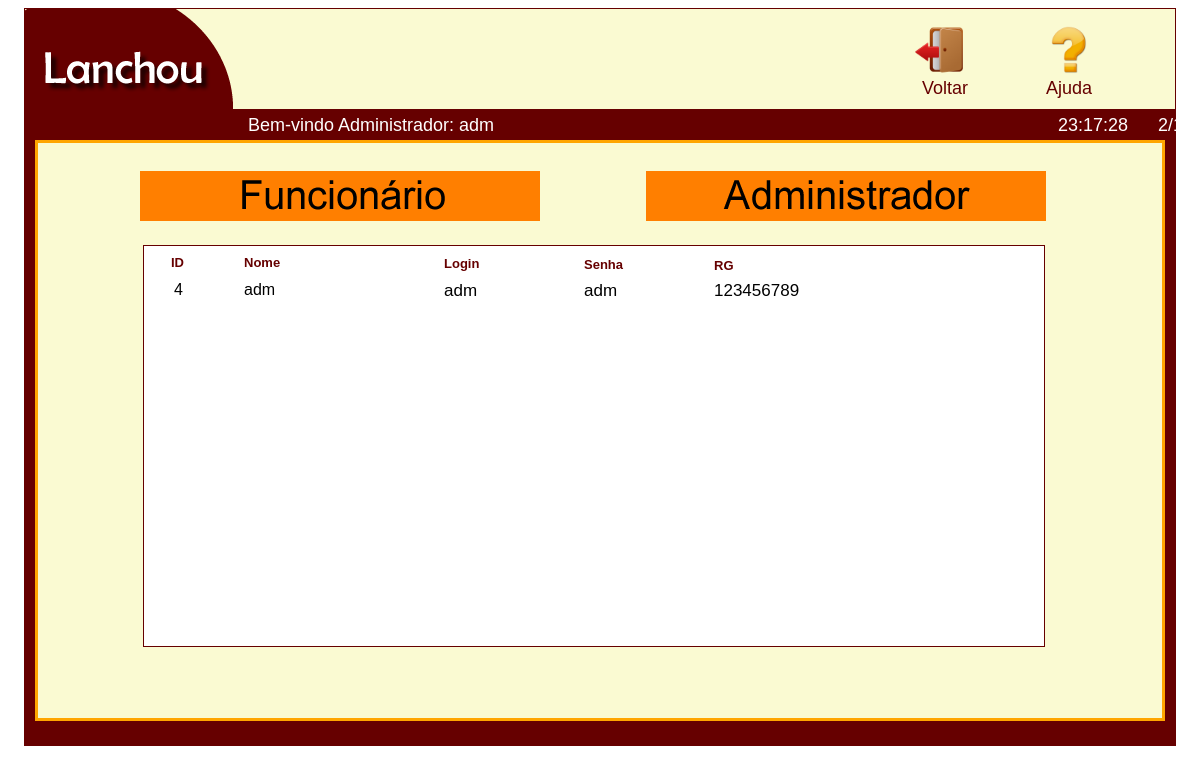
Page /alterarfunc2.php (signed in) on the committed database.
### tables this page shows
CREATE TABLE `cadastro` (
  `id` int(11) NOT NULL,
  `nome` varchar(50) NOT NULL,
  `login` varchar(50) NOT NULL,
  `senha` varchar(50) NOT NULL,
  `rg` int(11) NOT NULL
);

### alterarfunc2.php (the view, shortened to what this page needs)
<?php
include('con_bd.php');
$u = mysqli_query($con,"SELECT*FROM cadastro");
?>
<!DOCTYPE html>
<html lang="pt-br">
<head>
	<link rel="stylesheet" type="text/css" href="css/estoqueg.css"/>
</head>
<body onload="time()">
<div id="inicio">
<img src="img/lanchou5.png">
<div id="blo">
<a href="ajuda.php"><img class="img" src="img/int.png"></a>
<a href="ajuda.php" class="ajuda">Ajuda</a>
</div>
<div id="blo2">
<a href="gerente.php"><img class="img" src="img/sair.png"></a>
<a href="gerente.php" class="voltar">Voltar</a>
</div>
</div>
<div id="data"></div>
<div id="hora"></div>
<div id="fim">
<div id="fim2">
<div id="aparece">
<?php
       $aparecelogo = $_SESSION['login'];
      echo "Bem-vindo Administrador: $aparecelogo";
?>
</div>
  <br>
<a href="alterarfunc.php"><img class="ff" src="img/func2.fw.png"></a>
<a href="alterarfunc2.php"><img class="ff" src="img/adm2.fw.png"></a>
     <div id="caixa">
    <h1 class="a">ID</h1>
    <h1 class="b">Nome</h1>
    <h1 class="c">Login</h1>
    <h1 class="d">Senha</h1>
	<h1 class="e">RG</h1>
    <?php
    while($linha = mysqli_fetch_array ($u)){
        $id = $linha['id'];
        $nome = $linha['nome'];
        $login = $linha['login'];
        $senha = $linha['senha'];
		$rg = $linha['rg'];
    ?>
    <div id="php">
    <?php echo "$id" ?>
    </div>
    <div id="php2">
    <?php echo "$nome" ?>
    </div>
    <div id="php3">
    <?php echo "$login" ?>
    </div>
    <div id="php4">
    <?php echo "$senha" ?>
    </div>
   <div id="php5">
    <?php echo "$rg" ?>
    </div>
    <?php } ?>
          </div>
</div>
</div>
</body>
</html>

### css/estoqueg.css (style rules this page uses)
body { background-color:; }
#inicio { width:1150px; height:100px; margin:auto; border:1px solid #660000; border-bottom:25px solid #660000; background-color:#FAFAD2; }
#fim { width:1150px; height:610px; margin:auto; border:1px solid #660000; background-color:#660000; }
#fim2 { width:1124px; height:575px; margin-left:10px; margin-top:5px; background-color:#FAFAD2; border:3px solid #FFA500; }
#caixa { width:900px; height:400px; border:1px solid #660000; margin-top:20px; margin-left:105px; float:left; position:absolute; background-color:white; }
#hora { position:absolute; margin-left:1050px; color:white; margin-top:-19px; font-family:arial; font-size:18px; }
#data { position:absolute; margin-left:1150px; color:white; margin-top:-19px; font-family:arial; font-size:18px; }
h1 { font-family:arial; font-size:13px; margin-left:27px; color:#660000; }
.b { margin-top:-23px; margin-left: 100px; }
.c { margin-top:-23px; margin-left:300px; }
.d { margin-top:-23px; margin-left:440px; }
.e { margin-top:-23px; margin-left:570px; }
#php { font-family:arial; font-size:16px; margin-left:30px; }
#php2 { font-family:arial; font-size:16px; border:0px solid #000; width:100px; height:20px; margin-left:100px; margin-top:-18px; width:170px; }
#php3 { font-family:arial; font-size:17px; border:px solid #000; width:100px; height:20px; margin-left:300px; margin-top:-20px; }
#php4 { font-family:arial; font-size:17px; border:px solid #000; width:100px; height:20px; margin-left:440px; margin-top:-20px; }
#php5 { font-family:arial; font-size:17px; border:px solid #000; width:100px; height:20px; margin-left:570px; margin-top:-20px; }
.img { width:48px; }
.ajuda { margin-left:1px; font-family:arial; font-size:18px; color:#660000; text-decoration:none; }
#blo { margin-left:1020px; margin-top:-87px; border:0px solid #000; height:80px; width:70px; }
#blo2 { margin-left:890px; margin-top:-80px; border:0px solid #000; height:80px; width:70px; border:0px solid #000; }
.voltar { margin-left:7px; font-family:arial; font-size:18px; color:#660000; text-decoration:none; }
#aparece { position:absolute; margin-top:-28px; color:white; font-family:arial; font-size:18px; margin-left:210px; }

### alterarfunc2.php (style rules this page uses)
.ff { margin-top:10px; margin-left:102px; position:relative; }

### rows in the picture
cadastro: id "4", nome "adm", login "adm", senha "adm", rg "123456789"

### other values in the picture
$aparecelogo "adm"
